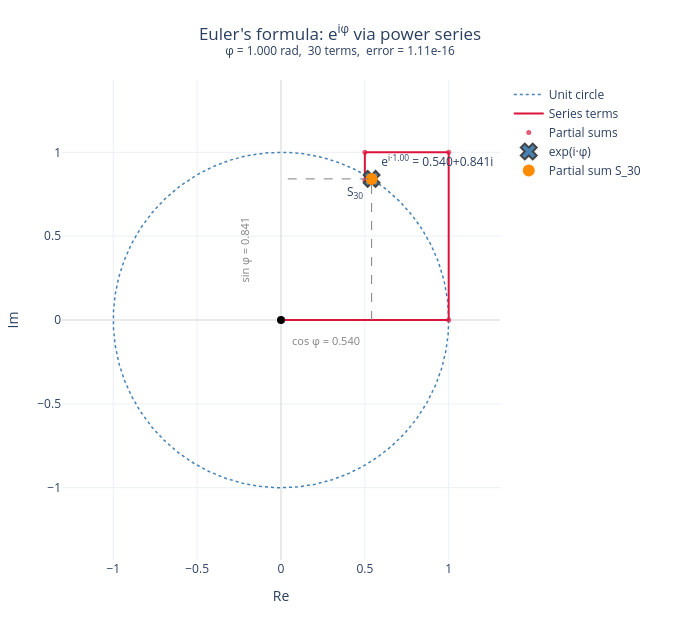

Write notebook code for a chart like this one.
### Markdown cell above
## Plotly version (browser-native, no kernel needed)

The function below produces the same figure as the embedded one in the documentation.

### Code cell
from cnlecture.visualizations.euler import make_euler_spiral_plotly

fig_plotly = make_euler_spiral_plotly(phi=1.0, n_terms=30)
fig_plotly.show()

### Figure 1 — Plotly figure (JSON) as saved in the notebook; plotly's stock layout.template omitted (floating-point values rounded to 4 significant figures; data arrays with more than 128 entries replaced by an {"elided": "..."} marker saying what was removed)
{"data": [{"hoverinfo": "skip", "line": {"color": "steelblue", "dash": "dot", "width": 1.5}, "mode": "lines", "name": "Unit circle", "type": "scatter", "x": {"elided": "360 float values"}, "y": {"elided": "360 float values"}}, {"hoverinfo": "skip", "line": {"color": "crimson", "width": 2}, "mode": "lines", "name": "Series terms", "type": "scatter", "x": [0, 1, null, 1, 1, null, 1, 0.5, null, 0.5, 0.5, null, 0.5, 0.5417, null, 0.5417, 0.5417, null, 0.5417, 0.5403, null, 0.5403, 0.5403, null, 0.5403, 0.5403, null, 0.5403, 0.5403, null, 0.5403, 0.5403, null, 0.5403, 0.5403, null, 0.5403, 0.5403, null, 0.5403, 0.5403, null, 0.5403, 0.5403, null, 0.5403, 0.5403, null, 0.5403, 0.5403, null, 0.5403, 0.5403, null, 0.5403, 0.5403, null, 0.5403, 0.5403, null, 0.5403, 0.5403, null, 0.5403, 0.5403, null, 0.5403, 0.5403, null, 0.5403, 0.5403, null, 0.5403, 0.5403, null, 0.5403, 0.5403, null, 0.5403, 0.5403, null, 0.5403, 0.5403, null, 0.5403, 0.5403, null, 0.5403, 0.5403, null], "y": [0, 0, null, 0, 1, null, 1, 1, null, 1, 0.8333, null, 0.8333, 0.8333, null, 0.8333, 0.8417, null, 0.8417, 0.8417, null, 0.8417, 0.8415, null, 0.8415, 0.8415, null, 0.8415, 0.8415, null, 0.8415, 0.8415, null, 0.8415, 0.8415, null, 0.8415, 0.8415, null, 0.8415, 0.8415, null, 0.8415, 0.8415, null, 0.8415, 0.8415, null, 0.8415, 0.8415, null, 0.8415, 0.8415, null, 0.8415, 0.8415, null, 0.8415, 0.8415, null, 0.8415, 0.8415, null, 0.8415, 0.8415, null, 0.8415, 0.8415, null, 0.8415, 0.8415, null, 0.8415, 0.8415, null, 0.8415, 0.8415, null, 0.8415, 0.8415, null, 0.8415, 0.8415, null, 0.8415, 0.8415, null, 0.8415, 0.8415, null]}, {"hovertemplate": "S_%{pointIndex}: %{x:.3f}+%{y:.3f}i<extra></extra>", "marker": {"color": "crimson", "opacity": 0.7, "size": 5}, "mode": "markers", "name": "Partial sums", "type": "scatter", "x": [1.0, 1.0, 0.5, 0.5, 0.5417, 0.5417, 0.5403, 0.5403, 0.5403, 0.5403, 0.5403, 0.5403, 0.5403, 0.5403, 0.5403, 0.5403, 0.5403, 0.5403, 0.5403, 0.5403, 0.5403, 0.5403, 0.5403, 0.5403, 0.5403, 0.5403, 0.5403, 0.5403, 0.5403, 0.5403], "y": [0.0, 1.0, 1.0, 0.8333, 0.8333, 0.8417, 0.8417, 0.8415, 0.8415, 0.8415, 0.8415, 0.8415, 0.8415, 0.8415, 0.8415, 0.8415, 0.8415, 0.8415, 0.8415, 0.8415, 0.8415, 0.8415, 0.8415, 0.8415, 0.8415, 0.8415, 0.8415, 0.8415, 0.8415, 0.8415]}, {"hoverinfo": "text", "marker": {"color": "steelblue", "line": {"width": 2}, "size": 14, "symbol": "x"}, "mode": "markers+text", "name": "exp(i·φ)", "text": ["e<sup>i·1.00</sup> = 0.540+0.841i"], "textposition": "top right", "type": "scatter", "x": [0.5403], "y": [0.8415]}, {"hovertemplate": "S_30: 0.5403+0.8415i<extra></extra>", "marker": {"color": "darkorange", "size": 12, "symbol": "circle"}, "mode": "markers+text", "name": "Partial sum S_30", "text": ["S<sub>30</sub>"], "textposition": "bottom left", "type": "scatter", "x": [0.5403], "y": [0.8415]}, {"hoverinfo": "skip", "line": {"color": "gray", "dash": "dash", "width": 1}, "mode": "lines", "name": "Projections", "showlegend": false, "type": "scatter", "x": [0.5403, 0.5403, 0], "y": [0, 0.8415, 0.8415]}, {"hoverinfo": "skip", "marker": {"color": "black", "size": 8}, "mode": "markers", "name": "Origin", "showlegend": false, "type": "scatter", "x": [0], "y": [0]}], "layout": {"annotations": [{"font": {"color": "gray", "size": 11}, "showarrow": false, "text": "cos φ = 0.540", "x": 0.2702, "y": -0.12}, {"font": {"color": "gray", "size": 11}, "showarrow": false, "text": "sin φ = 0.841", "textangle": -90, "x": -0.22, "y": 0.4207}], "height": 620, "legend": {"x": 1.02, "xanchor": "left", "y": 1}, "margin": {"b": 60, "l": 60, "r": 180, "t": 80}, "title": {"text": "Euler's formula: e<sup>iφ</sup> via power series<br><sup>φ = 1.000 rad,  30 terms,  error = 1.11e-16</sup>", "x": 0.5}, "width": 680, "xaxis": {"range": [-1.3, 1.3], "scaleanchor": "y", "title": {"text": "Re"}, "zeroline": true, "zerolinecolor": "lightgray", "zerolinewidth": 1}, "yaxis": {"range": [-1.3, 1.3], "title": {"text": "Im"}, "zeroline": true, "zerolinecolor": "lightgray", "zerolinewidth": 1}}}
